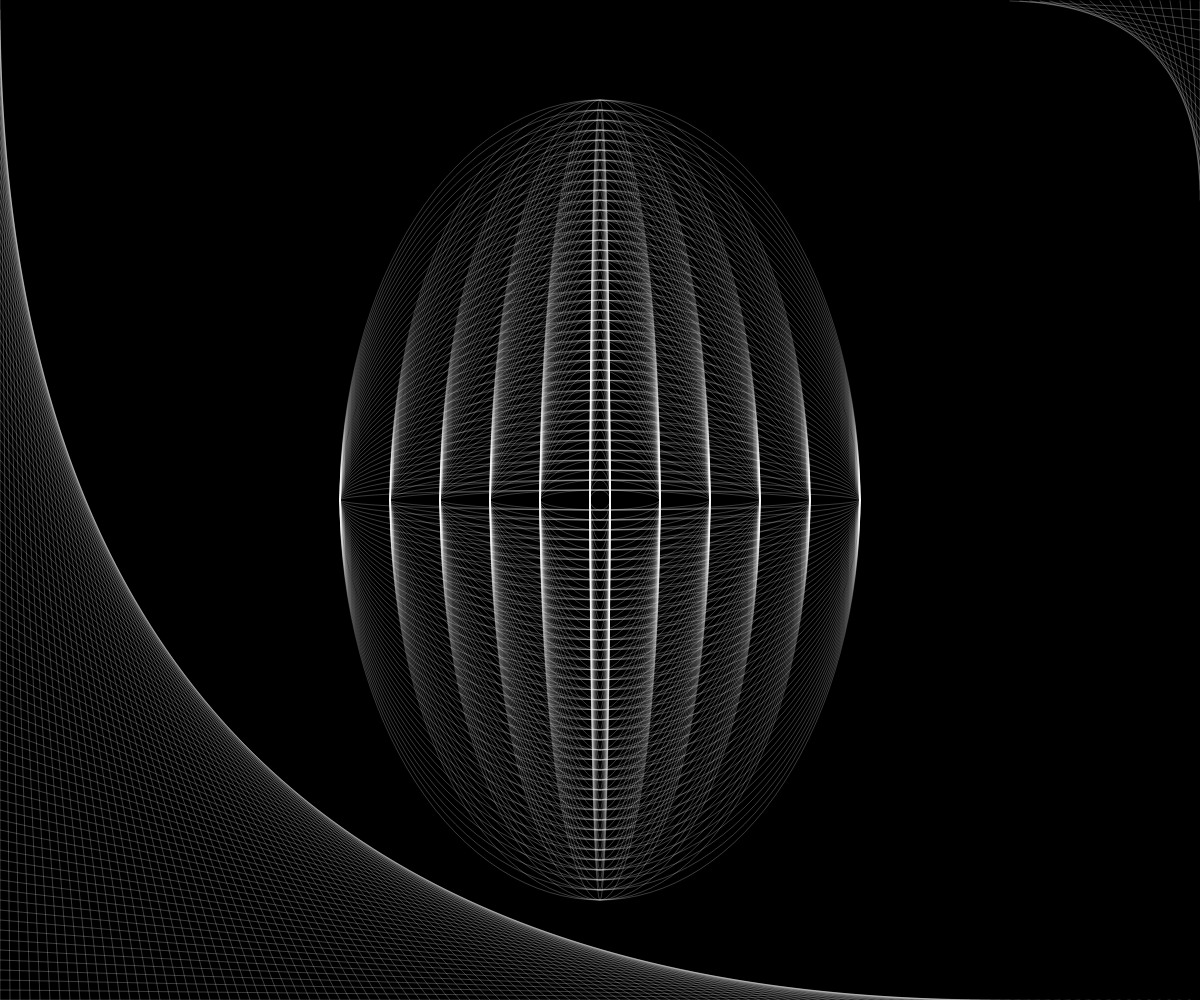
Frame 1 (no input)
Frame 60 (no input): identical to frame 1, image omitted
Frame 120 (the mouse pressed at the canvas centre since frame 60): identical to frame 1, image omitted

The p5.js sketch that drew this single still picture (run headless with seeded random() and noise() and a simulated clock; from frame 60 on, the mouse is pressed at the canvas centre):

// p5.js sketch
// ── sketch.js
// The Soft Moon - Primal Eyes

function setup() {
    createCanvas(windowWidth, windowHeight);  
    noFill();
}
  
function draw() {
    background(0);
    stroke(250, 60);

    // The eye
    for(var x = 20; x <= width-600; x += 100){
        for(var y = 20; y <= height-200; y+=20){
            ellipse(width/2, height/2, x, y);
        }
    }

    //Corner bottom left
    for (var i = 0; i < width; i+=10){
        line(0, i, i, height);
    }

    //Corner top right
    for (var j = width; j > height; j-=10){
        line(width, j-height, j, height/j);
    }
}

// Primal Eyes is a track from one of my favorite bands, the Soft Moon band, 
// a darkwave group from Los Angeles. In this drawing I wanted to represent the dark nature
// of this piece by inserting an elliptical figure that could represent an eye and the contours 
// of todays in the corners. The dark color of the design perfectly refines with the tones 
// of this wonderful track.
